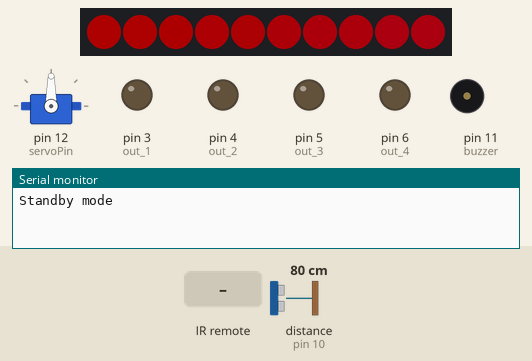
This sketch was run on a simulated Arduino Uno, built with avr-gcc and run on an emulated ATmega328P. Shown: servo, 10 RGB LEDs in strip order, left to right, output pins drawn as LEDs (lit = HIGH), buzzer (waves = sounding), the last lines printed to the serial monitor. Dashed ring = blinking. The inputs (shaded band) are chosen by the test bench; at power-on: distance to the obstacle (sensor on pin 10) 80 cm. The echo pulse lasts 58.3 µs per cm; dim RGB values are drawn brighter than linear; pins used as bus, display or sensor lines are not drawn.

Above: at 2.8 s.
2.9 s: infrared code 0xFFC23D received
At 3.06 s:
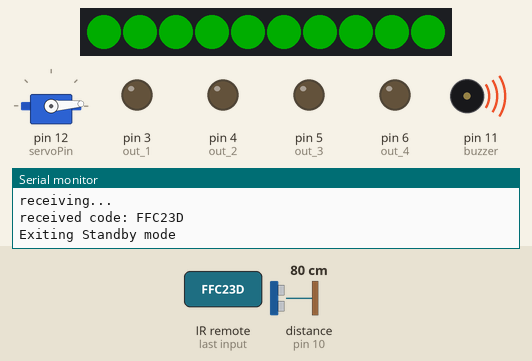
5.3 s: distance to the obstacle (sensor on pin 10) set to 2 cm
At 5.64 s:
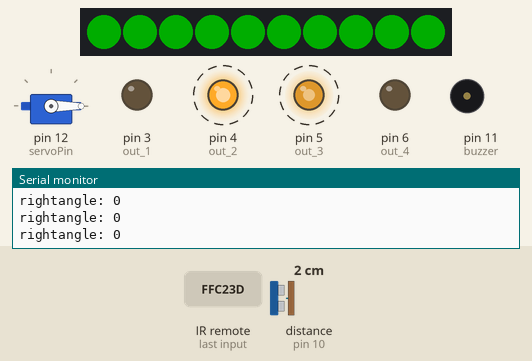
7.3 s: distance to the obstacle (sensor on pin 10) set to 18 cm
10.3 s: distance to the obstacle (sensor on pin 10) set to 22 cm
At 10.73 s:
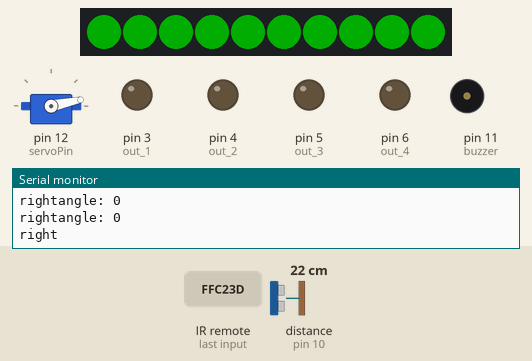
13.3 s: distance to the obstacle (sensor on pin 10) set to 4 cm
At 14.0 s:
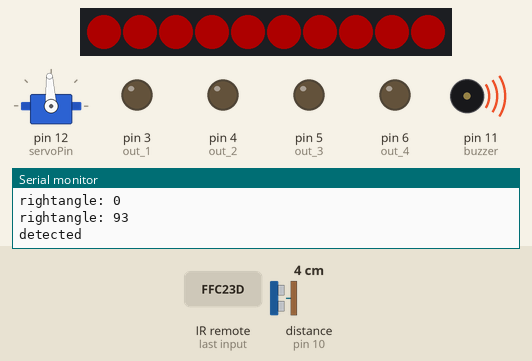
Timing chart, 0 to 17.3 s (numbered marks = the images above; inputs shaded):
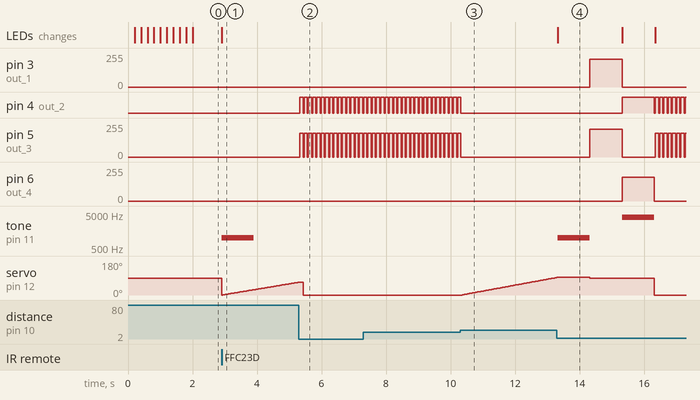

Measured:
- the behaviour switches between 20 and 21 cm on distance to the obstacle (sensor on pin 10) (found by bisection; images 2 and 3)
- after the input at 2.9 s, tone on pin 11 (buzzer): silent → 1000 Hz at once, → silent 1.0 s later; the LEDs: change at once (image 1)
- after the input at 5.3 s, pin 4 (out_2): alternates HIGH for 0.10 s and LOW for 0.03 s, starting at once; pin 5 (out_3): alternates 180/255 for 0.10 s and 0/255 for 0.03 s, starting at once
- after the input at 10.3 s, pin 4 (out_2): goes on until 10.3 s, then stays LOW; pin 5 (out_3): goes on until 10.3 s, then stays 0/255; servo on pin 12 (servoPin): moves from 0° to 93° over 2.9 s, starting after 0.06 s
- after the input at 13.3 s, pin 4 (out_2): LOW → HIGH after 2.0 s, then repeats every 0.13 s: LOW 0.03 s, HIGH 0.10 s; pin 6 (out_4): 0/255 → 180/255 after 2.0 s instead of 3.9 s; tone on pin 11 (buzzer): silent → 1000 Hz at once, → silent 1.0 s later, → 4000 Hz 1.0 s later, → silent 1.0 s later; the LEDs: change at once (image 4)
- what the display in image 4 shows lasts 2.0 s, from 13.3 s to 15.3 s

The sketch:

crashBot-v10.ino
```cpp
#include "globals.h"

void setup() {
  // put your setup code here, to run once:
  FastLED.setMaxPowerInVoltsAndMilliamps(5, 500); //limit to 5v and 500mA
  FastLED.addLeds<LED_TYPE,DATA_PIN,COLOR_ORDER>(leds, NUM_LEDS).setCorrection(TypicalLEDStrip); //configure led strip
  FastLED.setBrightness(BRIGHTNESS); //set brightness

  //defines all output pins as either inputs or outputs
  pinMode(out_1, OUTPUT);
  pinMode(out_2, OUTPUT);
  pinMode(out_3, OUTPUT);
  pinMode(out_4, OUTPUT);
  pinMode(servoPin, OUTPUT);
  pinMode(trigPin, OUTPUT);
  pinMode(echoPin, INPUT);
  pinMode(buzzer, OUTPUT);
  pinMode(RECV_PIN, INPUT);
  pinMode(DATA_PIN, OUTPUT);
  Servo1.attach(servoPin);
  irrecv.enableIRIn();
  Serial.begin(9600); //starts the serial monitor
}

void loop() {
  // put your main code here, to run repeatedly:
  if (Pause == true)Standby(); //if pause is true exicute standby

  Stop(); //stop motors
  green(); //calls function to turn leds green
  int Angle = ultrasonic(); //store returning integer from ultrasonic as distance
  Serial.print("angle: ");
  Serial.println(Angle);

  if ((nothingDetected == false)&&(Angle >= 110)){ //if angle is more than 110
    Serial.println("left");
    left(); //function to turn robot left
    delay(200); //stop for 200 milliseconds
    Stop(); //stop motors
  }

  if ((nothingDetected == false)&&(Angle <= 70)){ //if angle is less than 70
    Serial.print("right");
    right(); //turn right for 100 milliseconds
    delay(100);
    Stop(); //stop motors
  }

  if ((Angle > 80)&&(Angle < 100)){ //if angle between 80 and 100
    Serial.println("detected");
    detected(); //execute detected funtoon
  }

  if (nothingDetected == true){ //if nothing is detected
    Serial.println("relocating");
    Move(); //execute move function to relocaate robot
    nothingDetected = false; //nothingdetected to false
  }
}
```

globals.h
```cpp
//import libraries
#include <pt.h>
#include <IRremote.h>
#include "FastLED.h"
#include <Servo.h>

//defines all arduino pins
#define DATA_PIN 7 //pin leds connected to
#define enable 2 //pin for enable
#define out_1 3
#define out_2 4
#define out_3 5
#define out_4 6
#define servoPin 12
#define buzzer 11 //buzzer pin
#define trigPin 9 //pin to connect Trig
#define echoPin 10 //pin to connect echo
#define RECV_PIN A5 //pin connected to ir reciver

//defines global variables
#define onOff 0xFFC23D
#define LED_TYPE WS2811 //type of leds used in strip
#define COLOR_ORDER GRB //color order red, green, blue
#define NUM_LEDS 10 //number of leds in strip
#define BRIGHTNESS 50 //brigthness level of leds

bool Pause = true;
bool nothingDetected = false;
int distance;
//unsigned long previousMillis = 0; //long value to store time
//const long interval = 1000; //time to change light colour
IRrecv irrecv(RECV_PIN);
decode_results results;
CRGB leds[NUM_LEDS]; //numbers the leds from 0 to 9
Servo Servo1;
```

lighting.ino
```cpp
//functions for lighting
//fill_solid turns all leds 1 colour based on the rgb value in ()

void white(){
  fill_solid( leds, NUM_LEDS, CRGB(255,255,255)); //fill led to rgb value
  FastLED.show(); //sets the led to set colour
}

void red(){
  fill_solid( leds, NUM_LEDS, CRGB(255,0,0));
  FastLED.show();
}

void blue(){
  fill_solid( leds, NUM_LEDS, CRGB(0,0,255));
  FastLED.show();
}

void orange(){
  fill_solid( leds, NUM_LEDS, CRGB(200,100,0));
  FastLED.show();
}
void green(){
  fill_solid( leds, NUM_LEDS, CRGB(0,255,0));
  FastLED.show();
}
void black(){
  fill_solid( leds, NUM_LEDS, CRGB(0,0,0));
  FastLED.show();
}
void purple(){
  fill_solid( leds, NUM_LEDS, CRGB(37,100,145));
  FastLED.show();
}

void multiCol(){
  fill_rainbow(leds, NUM_LEDS, 0, 255);
  FastLED.show();
}


void flash(){
  for(int i = 0; i < 5; i++){ //for loop repeats 5 times
    blue(); //go blue for 200 milliseconds
    delay(200);
    black(); //no colour for 200 milliseconds
    delay(200);
  }
}
```

movement.ino
```cpp
void Standby(){
  Stop(); // calls stop function
  Pause = true; //sets pause to true
  Serial.println("Standby mode");
  flash(); //call flash function

  while(Pause == true){ //repeats as long as pasue == true
    if (irrecv.decode(&results)){ //runs if recieves somthing from remote
        Serial.println("receiving...");
        Serial.print("received code: ");
        Serial.println((results.value), HEX);
        irrecv.resume();
        if (results.value == onOff){ //if recived hex value matches onOff
          Serial.println("Exiting Standby mode");
          tone(buzzer, 1000, 1000);
          Pause = false;  //sets pause to false
          break; //exit while loop
        }
    }
    multiCol(); //call multicolour function
  }
}

void Stop(){
  //ground all hbridge pins
  digitalWrite(out_1, LOW);
  digitalWrite(out_2, LOW);
  digitalWrite(out_3, LOW);
  digitalWrite(out_4, LOW);
}

void ahead(){
  analogWrite(out_1, 210);
  analogWrite(out_2, 0);
  analogWrite(out_3, 210);
  analogWrite(out_4,0);
}

void back(){
  analogWrite(out_1, 0);
  analogWrite(out_2, 180);
  analogWrite(out_3, 0);
  analogWrite(out_4, 180);
}

void left(){
  analogWrite(out_1, 180);
  analogWrite(out_2, 0);
  analogWrite(out_3, 0);
  analogWrite(out_4, 180);
}

void right(){
  analogWrite(out_1, 0);
  analogWrite(out_2, 180);
  analogWrite(out_3, 180);
  analogWrite(out_4, 0);
}

void Move(){
   Stop(); //stop motors for 100 milliseconds
   delay(100);
   ahead(); //go forwards fro 1 second
   delay(1000);
   left(); //turn left for 1 second
   delay(1000);
   Stop();
}
```

sensors.ino
```cpp
int ultrasonic(){ //ultrasonic function that returns as int type

  for(int i=0; i<=180; i++){  //repeats 180 times

    Servo1.write(i); //sets the angle of servo to value of i
    delay(30); //wait for 30 milliseconds
    distance = calculateDistance();// Calls a function for calculating the distance measured by the Ultrasonic sensor for each degree

    if (distance < 20){ //if distance under 20cm
      //int Angle = i;
      return i; //returns i (the angle of servo)

    }
    if (i > 179){ //if angle over 179 without detection
      nothingDetected = true; //set nothingDetected to true
      return; //returns nothing
    }
  }
}

int calculateDistance(){ // function to read distance returns an int
  digitalWrite(trigPin, LOW); //connnects trig pin to ground
  delayMicroseconds(2);
  digitalWrite(trigPin, HIGH);  //enables trig pin for 10 milliseconds
  delayMicroseconds(10);
  digitalWrite(trigPin, LOW); //disable trig pin
  long duration = pulseIn(echoPin, HIGH); //Recives pulse on echoPin and store as a long data type named duration
  distance= duration*0.034/2; //caluates distance in cm
  return distance; //returns distance
}

int ultrasonic_check(){
  Servo1.write(90); //set servo to 90 degrees
  distance = calculateDistance(); //calls function to check the distace
  return distance; //returns distance
}

void detected(){
  Stop(); //stops all motors
  red(); //makes leds red
  tone(11, 1000, 1000); //sounds buzzer for 1 second
  delay(1000);
  distance = ultrasonic_check(); //gets distance
  if (distance <= 40){ //checks if distance less than 40cm
     red();
     ahead(); //call function to drive foreward for 2 seconds
     delay(1000);
     orange(); //sets leds orange
     tone(buzzer, 4000,1000);
     back(); //calls function to reverse motor direction for 2s
     delay(1000);
     Stop(); //stop motor
  }
  return; //return to void loop without a value
}
```
